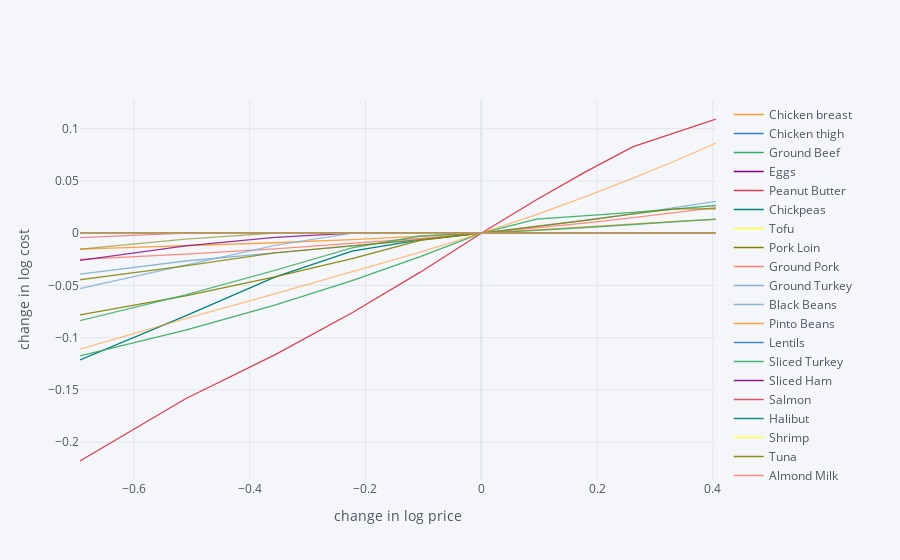

The code cell stored with this chart in its notebook:
### Markdown cell above
### Safeway
We find that at Safeway, Peanut butter is sensitive to price across the board, while romaine lettuce is sensitive to increases and sliced turkey is sensitive to decreases.

### Code cell
#safeway

scale = [.5,.6,.7,.8,.9,1.,1.1,1.2,1.3,1.4,1.5]

cost0 = solve_subsistence_problem(FoodNutrients,prices_sw,diet_min[group],diet_max[group],tol=tol).fun

Price_response={}
for s in scale:
    cost = {}
    for i,p in enumerate(prices_sw):
        my_p = prices_sw.copy()
        my_p[i] = p*s
        result = solve_subsistence_problem(FoodNutrients,my_p,diet_min[group],diet_max[group],tol=tol)
        cost[prices_sw.index[i]] = np.log(result.fun/cost0)
    Price_response[np.log(s)] = cost

Price_response = pd.DataFrame(Price_response).T
Price_response.iplot(xTitle='change in log price',yTitle='change in log cost')

### Figure 1 — Plotly figure (JSON) as saved in the notebook; plotly's stock layout.template omitted (floating-point values rounded to 4 significant figures)
{"data": [{"line": {"color": "rgba(255, 153, 51, 1.0)", "dash": "solid", "shape": "linear", "width": 1.3}, "mode": "lines", "name": "Chicken breast", "text": "", "type": "scatter", "x": [-0.6931, -0.5108, -0.3567, -0.2231, -0.1054, 0, 0.09531, 0.1823, 0.2624, 0.3365, 0.4055], "y": [-1.208e-09, -1.308e-09, 1.169e-07, 1.059e-08, 3.099e-09, 0, -7.673e-10, -1.215e-09, -1.465e-09, 3.278e-06, 2.585e-06]}, {"line": {"color": "rgba(55, 128, 191, 1.0)", "dash": "solid", "shape": "linear", "width": 1.3}, "mode": "lines", "name": "Chicken thigh", "text": "", "type": "scatter", "x": [-0.6931, -0.5108, -0.3567, -0.2231, -0.1054, 0, 0.09531, 0.1823, 0.2624, 0.3365, 0.4055], "y": [3.39e-09, 6.964e-09, 4.059e-09, 1.289e-09, 5.736e-10, 0, -3.472e-10, -3.938e-10, 8.49e-10, 8.813e-09, 1.166e-07]}, {"line": {"color": "rgba(50, 171, 96, 1.0)", "dash": "solid", "shape": "linear", "width": 1.3}, "mode": "lines", "name": "Ground Beef", "text": "", "type": "scatter", "x": [-0.6931, -0.5108, -0.3567, -0.2231, -0.1054, 0, 0.09531, 0.1823, 0.2624, 0.3365, 0.4055], "y": [-1.206e-09, 1.081e-07, 1.401e-08, 5.467e-09, 6.788e-10, 0, -5.048e-10, -8.485e-10, -9.001e-10, 3.261e-10, 2.25e-09]}, {"line": {"color": "rgba(128, 0, 128, 1.0)", "dash": "solid", "shape": "linear", "width": 1.3}, "mode": "lines", "name": "Eggs", "text": "", "type": "scatter", "x": [-0.6931, -0.5108, -0.3567, -0.2231, -0.1054, 0, 0.09531, 0.1823, 0.2624, 0.3365, 0.4055], "y": [4.783e-08, -1.286e-09, -1.215e-09, 1.176e-07, 5.872e-09, 0, -7.864e-10, -1.085e-09, -8.707e-10, -3.622e-10, 5.926e-09]}, {"line": {"color": "rgba(219, 64, 82, 1.0)", "dash": "solid", "shape": "linear", "width": 1.3}, "mode": "lines", "name": "Peanut Butter", "text": "", "type": "scatter", "x": [-0.6931, -0.5108, -0.3567, -0.2231, -0.1054, 0, 0.09531, 0.1823, 0.2624, 0.3365, 0.4055], "y": [-0.218, -0.1585, -0.1164, -0.0761, -0.03732, 0, 0.03203, 0.05934, 0.08276, 0.09659, 0.1093]}, {"line": {"color": "rgba(0, 128, 128, 1.0)", "dash": "solid", "shape": "linear", "width": 1.3}, "mode": "lines", "name": "Chickpeas", "text": "", "type": "scatter", "x": [-0.6931, -0.5108, -0.3567, -0.2231, -0.1054, 0, 0.09531, 0.1823, 0.2624, 0.3365, 0.4055], "y": [-0.1213, -0.07919, -0.04197, -0.01709, -0.006308, 0, 8.26e-08, 1.066e-07, 1.038e-08, 1.262e-07, 1.108e-07]}, {"line": {"color": "rgba(255, 255, 51, 1.0)", "dash": "solid", "shape": "linear", "width": 1.3}, "mode": "lines", "name": "Tofu", "text": "", "type": "scatter", "x": [-0.6931, -0.5108, -0.3567, -0.2231, -0.1054, 0, 0.09531, 0.1823, 0.2624, 0.3365, 0.4055], "y": [5.863e-10, 1.778e-08, 9.449e-08, 4.749e-08, 1.849e-08, 0, 3.369e-10, -1.503e-09, 5.581e-08, 1.463e-08, 2.667e-08]}, {"line": {"color": "rgba(128, 128, 0, 1.0)", "dash": "solid", "shape": "linear", "width": 1.3}, "mode": "lines", "name": "Pork Loin", "text": "", "type": "scatter", "x": [-0.6931, -0.5108, -0.3567, -0.2231, -0.1054, 0, 0.09531, 0.1823, 0.2624, 0.3365, 0.4055], "y": [0, 0, 0, 0, 0, 0, 0, 0, 0, 0, 0]}, {"line": {"color": "rgba(251, 128, 114, 1.0)", "dash": "solid", "shape": "linear", "width": 1.3}, "mode": "lines", "name": "Ground Pork", "text": "", "type": "scatter", "x": [-0.6931, -0.5108, -0.3567, -0.2231, -0.1054, 0, 0.09531, 0.1823, 0.2624, 0.3365, 0.4055], "y": [1.16e-07, 1.087e-08, 6.61e-09, 3.001e-09, 6.694e-10, 0, -5.444e-10, -9.373e-10, -1.138e-09, -1.033e-09, 5.921e-10]}, {"line": {"color": "rgba(128, 177, 211, 1.0)", "dash": "solid", "shape": "linear", "width": 1.3}, "mode": "lines", "name": "Ground Turkey", "text": "", "type": "scatter", "x": [-0.6931, -0.5108, -0.3567, -0.2231, -0.1054, 0, 0.09531, 0.1823, 0.2624, 0.3365, 0.4055], "y": [2.839e-08, -3.101e-10, 1.501e-08, 8.443e-09, 2.592e-09, 0, -9.449e-10, -1.572e-09, 1.958e-08, -1.276e-09, -9.052e-10]}, {"line": {"color": "rgba(128, 177, 211, 0.8999999999999999)", "dash": "solid", "shape": "linear", "width": 1.3}, "mode": "lines", "name": "Black Beans", "text": "", "type": "scatter", "x": [-0.6931, -0.5108, -0.3567, -0.2231, -0.1054, 0, 0.09531, 0.1823, 0.2624, 0.3365, 0.4055], "y": [-0.0392, -0.02664, -0.0189, -0.01256, -0.00626, 0, 0.006221, 0.0124, 0.01855, 0.02466, 0.03049]}, {"line": {"color": "rgba(255, 153, 51, 0.8999999999999999)", "dash": "solid", "shape": "linear", "width": 1.3}, "mode": "lines", "name": "Pinto Beans", "text": "", "type": "scatter", "x": [-0.6931, -0.5108, -0.3567, -0.2231, -0.1054, 0, 0.09531, 0.1823, 0.2624, 0.3365, 0.4055], "y": [-0.0153, -0.01222, -0.009149, -0.00609, -0.003041, 0, 0.003031, 0.006053, 0.009067, 0.0113, 0.01313]}, {"line": {"color": "rgba(55, 128, 191, 0.8999999999999999)", "dash": "solid", "shape": "linear", "width": 1.3}, "mode": "lines", "name": "Lentils", "text": "", "type": "scatter", "x": [-0.6931, -0.5108, -0.3567, -0.2231, -0.1054, 0, 0.09531, 0.1823, 0.2624, 0.3365, 0.4055], "y": [4.664e-08, -1.211e-09, 1.091e-07, 1.121e-08, 2.416e-09, 0, -3.634e-10, -4.337e-10, -2.329e-10, 2.864e-10, 9.265e-10]}, {"line": {"color": "rgba(50, 171, 96, 0.8999999999999999)", "dash": "solid", "shape": "linear", "width": 1.3}, "mode": "lines", "name": "Sliced Turkey", "text": "", "type": "scatter", "x": [-0.6931, -0.5108, -0.3567, -0.2231, -0.1054, 0, 0.09531, 0.1823, 0.2624, 0.3365, 0.4055], "y": [-0.1175, -0.09284, -0.06881, -0.04534, -0.02241, 0, 0.01345, 0.01673, 0.01999, 0.02325, 0.02649]}, {"line": {"color": "rgba(128, 0, 128, 0.8999999999999999)", "dash": "solid", "shape": "linear", "width": 1.3}, "mode": "lines", "name": "Sliced Ham", "text": "", "type": "scatter", "x": [-0.6931, -0.5108, -0.3567, -0.2231, -0.1054, 0, 0.09531, 0.1823, 0.2624, 0.3365, 0.4055], "y": [5.143e-08, 1.28e-08, -1.407e-09, 2.199e-09, 5.288e-10, 0, 3.246e-09, 1.114e-07, 4.793e-08, 1.097e-07, -1.252e-09]}, {"line": {"color": "rgba(219, 64, 82, 0.8999999999999999)", "dash": "solid", "shape": "linear", "width": 1.3}, "mode": "lines", "name": "Salmon", "text": "", "type": "scatter", "x": [-0.6931, -0.5108, -0.3567, -0.2231, -0.1054, 0, 0.09531, 0.1823, 0.2624, 0.3365, 0.4055], "y": [4.55e-09, 1.184e-07, 9.399e-09, 5.594e-09, 1.489e-09, 0, -1.008e-09, -1.519e-09, -8.293e-10, -1.326e-09, 4.45e-08]}, {"line": {"color": "rgba(0, 128, 128, 0.8999999999999999)", "dash": "solid", "shape": "linear", "width": 1.3}, "mode": "lines", "name": "Halibut", "text": "", "type": "scatter", "x": [-0.6931, -0.5108, -0.3567, -0.2231, -0.1054, 0, 0.09531, 0.1823, 0.2624, 0.3365, 0.4055], "y": [7.004e-09, 4.682e-08, 9.891e-07, 3.745e-08, 4.058e-09, 0, -1.263e-09, -1.307e-09, 3.443e-08, 9.078e-08, -1.369e-09]}, {"line": {"color": "rgba(255, 255, 51, 0.8999999999999999)", "dash": "solid", "shape": "linear", "width": 1.3}, "mode": "lines", "name": "Shrimp", "text": "", "type": "scatter", "x": [-0.6931, -0.5108, -0.3567, -0.2231, -0.1054, 0, 0.09531, 0.1823, 0.2624, 0.3365, 0.4055], "y": [5.003e-08, 5.201e-08, 4.863e-08, 3.985e-08, 1.06e-09, 0, 7.104e-09, -1.207e-09, 4.615e-08, 1.047e-07, -1.241e-09]}, {"line": {"color": "rgba(128, 128, 0, 0.8999999999999999)", "dash": "solid", "shape": "linear", "width": 1.3}, "mode": "lines", "name": "Tuna", "text": "", "type": "scatter", "x": [-0.6931, -0.5108, -0.3567, -0.2231, -0.1054, 0, 0.09531, 0.1823, 0.2624, 0.3365, 0.4055], "y": [-0.07823, -0.05991, -0.04193, -0.02426, -0.006896, 0, -3.656e-10, -5.182e-10, -5.616e-10, -5.359e-10, -3.939e-10]}, {"line": {"color": "rgba(251, 128, 114, 0.8999999999999999)", "dash": "solid", "shape": "linear", "width": 1.3}, "mode": "lines", "name": "Almond Milk", "text": "", "type": "scatter", "x": [-0.6931, -0.5108, -0.3567, -0.2231, -0.1054, 0, 0.09531, 0.1823, 0.2624, 0.3365, 0.4055], "y": [-0.02515, -0.02007, -0.01501, -0.009984, -0.004979, 0, 0.004955, 0.009885, 0.01479, 0.01967, 0.02453]}, {"line": {"color": "rgba(251, 128, 114, 0.7999999999999998)", "dash": "solid", "shape": "linear", "width": 1.3}, "mode": "lines", "name": "2% milk", "text": "", "type": "scatter", "x": [-0.6931, -0.5108, -0.3567, -0.2231, -0.1054, 0, 0.09531, 0.1823, 0.2624, 0.3365, 0.4055], "y": [8.956e-09, 7.923e-11, -5.493e-10, -6.715e-10, -4.632e-10, 0, 1.238e-09, 5.466e-09, 1.11e-08, 1.177e-07, -1.355e-09]}, {"line": {"color": "rgba(128, 177, 211, 0.7999999999999998)", "dash": "solid", "shape": "linear", "width": 1.3}, "mode": "lines", "name": "Cheddar cheese", "text": "", "type": "scatter", "x": [-0.6931, -0.5108, -0.3567, -0.2231, -0.1054, 0, 0.09531, 0.1823, 0.2624, 0.3365, 0.4055], "y": [-0.05298, -0.0308, -0.01174, 1.105e-07, -5.652e-10, 0, 1.313e-08, -1.285e-09, 7.419e-08, 5.133e-08, 7.519e-08]}, {"line": {"color": "rgba(255, 153, 51, 0.7999999999999998)", "dash": "solid", "shape": "linear", "width": 1.3}, "mode": "lines", "name": "Unsalted butter", "text": "", "type": "scatter", "x": [-0.6931, -0.5108, -0.3567, -0.2231, -0.1054, 0, 0.09531, 0.1823, 0.2624, 0.3365, 0.4055], "y": [4.373e-08, 4.718e-08, -1.202e-09, 1.178e-07, 6.109e-09, 0, -1.223e-09, 3.167e-08, -1.492e-09, -9.717e-10, -2.579e-10]}, {"line": {"color": "rgba(55, 128, 191, 0.7999999999999998)", "dash": "solid", "shape": "linear", "width": 1.3}, "mode": "lines", "name": "Greek yogurt", "text": "", "type": "scatter", "x": [-0.6931, -0.5108, -0.3567, -0.2231, -0.1054, 0, 0.09531, 0.1823, 0.2624, 0.3365, 0.4055], "y": [3.652e-06, 5.209e-08, 1.399e-08, 4.596e-09, 7.638e-10, 0, 2.409e-09, 1.171e-07, -1.23e-09, 4.65e-08, 1.104e-07]}, {"line": {"color": "rgba(50, 171, 96, 0.7999999999999998)", "dash": "solid", "shape": "linear", "width": 1.3}, "mode": "lines", "name": "Oat Milk", "text": "", "type": "scatter", "x": [-0.6931, -0.5108, -0.3567, -0.2231, -0.1054, 0, 0.09531, 0.1823, 0.2624, 0.3365, 0.4055], "y": [-0.08372, -0.05895, -0.03568, -0.01414, -0.002722, 0, 0.002714, 0.005421, 0.008121, 0.01081, 0.0135]}, {"line": {"color": "rgba(128, 0, 128, 0.7999999999999998)", "dash": "solid", "shape": "linear", "width": 1.3}, "mode": "lines", "name": "Wheat Cereal", "text": "", "type": "scatter", "x": [-0.6931, -0.5108, -0.3567, -0.2231, -0.1054, 0, 0.09531, 0.1823, 0.2624, 0.3365, 0.4055], "y": [-0.02609, -0.01219, -0.004039, -1.227e-09, 1.068e-08, 0, -3.855e-10, -4.627e-10, 1.991e-08, 5.017e-08, 4.78e-08]}, {"line": {"color": "rgba(219, 64, 82, 0.7999999999999998)", "dash": "solid", "shape": "linear", "width": 1.3}, "mode": "lines", "name": "Granola", "text": "", "type": "scatter", "x": [-0.6931, -0.5108, -0.3567, -0.2231, -0.1054, 0, 0.09531, 0.1823, 0.2624, 0.3365, 0.4055], "y": [1.179e-07, 6.624e-09, 9.325e-09, 4.777e-09, 9.177e-10, 0, -5.869e-10, -4.704e-10, 8.139e-09, 2.514e-09, 4.93e-08]}, {"line": {"color": "rgba(0, 128, 128, 0.7999999999999998)", "dash": "solid", "shape": "linear", "width": 1.3}, "mode": "lines", "name": "Brown Rice", "text": "", "type": "scatter", "x": [-0.6931, -0.5108, -0.3567, -0.2231, -0.1054, 0, 0.09531, 0.1823, 0.2624, 0.3365, 0.4055], "y": [-1.207e-09, -1.556e-09, 1.176e-07, 1.063e-08, 3.206e-09, 0, -8.286e-10, -1.317e-09, -1.573e-09, 2.453e-06, 2.548e-06]}, {"line": {"color": "rgba(255, 255, 51, 0.7999999999999998)", "dash": "solid", "shape": "linear", "width": 1.3}, "mode": "lines", "name": "Jasmine Rice", "text": "", "type": "scatter", "x": [-0.6931, -0.5108, -0.3567, -0.2231, -0.1054, 0, 0.09531, 0.1823, 0.2624, 0.3365, 0.4055], "y": [1.186e-09, 1.153e-08, 8.011e-09, 4.748e-09, 1.006e-09, 0, -8.765e-10, -1.551e-09, -1.704e-09, -6.4e-10, 1.249e-09]}, {"line": {"color": "rgba(128, 128, 0, 0.7999999999999998)", "dash": "solid", "shape": "linear", "width": 1.3}, "mode": "lines", "name": "Potatoes", "text": "", "type": "scatter", "x": [-0.6931, -0.5108, -0.3567, -0.2231, -0.1054, 0, 0.09531, 0.1823, 0.2624, 0.3365, 0.4055], "y": [-0.04457, -0.03133, -0.01886, -0.01254, -0.006248, 0, 0.006209, 0.01238, 0.01851, 0.02327, 0.02327]}, {"line": {"color": "rgba(128, 128, 0, 0.7)", "dash": "solid", "shape": "linear", "width": 1.3}, "mode": "lines", "name": "Bananas", "text": "", "type": "scatter", "x": [-0.6931, -0.5108, -0.3567, -0.2231, -0.1054, 0, 0.09531, 0.1823, 0.2624, 0.3365, 0.4055], "y": [1.032e-09, 4.287e-09, -1.051e-09, 1.442e-07, 1.658e-08, 0, 5.025e-08, 5e-08, 5.045e-08, 5.142e-08, 5.256e-08]}, {"line": {"color": "rgba(251, 128, 114, 0.7)", "dash": "solid", "shape": "linear", "width": 1.3}, "mode": "lines", "name": "Apples", "text": "", "type": "scatter", "x": [-0.6931, -0.5108, -0.3567, -0.2231, -0.1054, 0, 0.09531, 0.1823, 0.2624, 0.3365, 0.4055], "y": [4.985e-07, 1.67e-07, 7.14e-08, 2.462e-06, 2.127e-08, 0, 4.662e-08, 1.084e-07, 1.168e-07, 4.995e-08, 8.813e-08]}, {"line": {"color": "rgba(128, 177, 211, 0.7)", "dash": "solid", "shape": "linear", "width": 1.3}, "mode": "lines", "name": "Avocados", "text": "", "type": "scatter", "x": [-0.6931, -0.5108, -0.3567, -0.2231, -0.1054, 0, 0.09531, 0.1823, 0.2624, 0.3365, 0.4055], "y": [1.822e-07, 1.208e-07, 8.971e-08, 2.851e-08, 2.082e-08, 0, 2.11e-06, 1.013e-06, -1.562e-09, -1.28e-10, -1.282e-09]}, {"line": {"color": "rgba(255, 153, 51, 0.7)", "dash": "solid", "shape": "linear", "width": 1.3}, "mode": "lines", "name": "Blue Berries", "text": "", "type": "scatter", "x": [-0.6931, -0.5108, -0.3567, -0.2231, -0.1054, 0, 0.09531, 0.1823, 0.2624, 0.3365, 0.4055], "y": [6.848e-08, 5.355e-08, 1.942e-08, 3.094e-09, 2.245e-10, 0, 5.982e-09, 1.072e-07, 1.76e-09, 3.459e-08, 1.495e-08]}, {"line": {"color": "rgba(55, 128, 191, 0.7)", "dash": "solid", "shape": "linear", "width": 1.3}, "mode": "lines", "name": "Tomatoes", "text": "", "type": "scatter", "x": [-0.6931, -0.5108, -0.3567, -0.2231, -0.1054, 0, 0.09531, 0.1823, 0.2624, 0.3365, 0.4055], "y": [6.812e-08, 1.509e-07, 6.473e-08, 5.002e-08, -1.496e-09, 0, 4.822e-08, 3.107e-08, -1.367e-09, 9.521e-08, -1.214e-09]}, {"line": {"color": "rgba(50, 171, 96, 0.7)", "dash": "solid", "shape": "linear", "width": 1.3}, "mode": "lines", "name": "Kale", "text": "", "type": "scatter", "x": [-0.6931, -0.5108, -0.3567, -0.2231, -0.1054, 0, 0.09531, 0.1823, 0.2624, 0.3365, 0.4055], "y": [5.692e-09, 8.708e-10, 4.603e-08, 4.871e-09, 3.594e-09, 0, -1.136e-09, 2.145e-07, -1.42e-09, -1.1e-09, -8.013e-10]}, {"line": {"color": "rgba(128, 0, 128, 0.7)", "dash": "solid", "shape": "linear", "width": 1.3}, "mode": "lines", "name": "Garlic", "text": "", "type": "scatter", "x": [-0.6931, -0.5108, -0.3567, -0.2231, -0.1054, 0, 0.09531, 0.1823, 0.2624, 0.3365, 0.4055], "y": [7.675e-09, 2.776e-06, 3.666e-11, -1.06e-09, -1.54e-09, 0, -1.402e-09, 9.536e-08, 5.161e-08, 4.768e-08, 2.065e-08]}, {"line": {"color": "rgba(219, 64, 82, 0.7)", "dash": "solid", "shape": "linear", "width": 1.3}, "mode": "lines", "name": "Red Onion", "text": "", "type": "scatter", "x": [-0.6931, -0.5108, -0.3567, -0.2231, -0.1054, 0, 0.09531, 0.1823, 0.2624, 0.3365, 0.4055], "y": [-1.288e-09, 1.089e-07, 4.754e-08, -1.207e-09, 8.838e-09, 0, -1.72e-10, 5.558e-10, -1.488e-09, 1.501e-08, 3.416e-08]}, {"line": {"color": "rgba(0, 128, 128, 0.7)", "dash": "solid", "shape": "linear", "width": 1.3}, "mode": "lines", "name": "Yellow Onion", "text": "", "type": "scatter", "x": [-0.6931, -0.5108, -0.3567, -0.2231, -0.1054, 0, 0.09531, 0.1823, 0.2624, 0.3365, 0.4055], "y": [4.707e-08, 1.131e-07, -1.298e-09, 1.498e-08, 3.165e-09, 0, -2.675e-10, -1.525e-10, 4.15e-10, 2.048e-09, 4.507e-08]}, {"line": {"color": "rgba(255, 255, 51, 0.7)", "dash": "solid", "shape": "linear", "width": 1.3}, "mode": "lines", "name": "White Onion", "text": "", "type": "scatter", "x": [-0.6931, -0.5108, -0.3567, -0.2231, -0.1054, 0, 0.09531, 0.1823, 0.2624, 0.3365, 0.4055], "y": [9.71e-08, 4.556e-08, -1.219e-09, -7.989e-10, 3.481e-09, 0, -4.452e-10, -7.038e-10, -8.917e-10, -9.801e-10, -1.278e-09]}, {"line": {"color": "rgba(255, 255, 51, 0.5999999999999999)", "dash": "solid", "shape": "linear", "width": 1.3}, "mode": "lines", "name": "Cauliflower", "text": "", "type": "scatter", "x": [-0.6931, -0.5108, -0.3567, -0.2231, -0.1054, 0, 0.09531, 0.1823, 0.2624, 0.3365, 0.4055], "y": [1.658e-08, 4.235e-08, 9.587e-09, -1.285e-09, 2.932e-06, 0, -5.211e-10, -7.917e-10, -2.008e-10, -1.396e-09, 3.502e-08]}, {"line": {"color": "rgba(128, 128, 0, 0.5999999999999999)", "dash": "solid", "shape": "linear", "width": 1.3}, "mode": "lines", "name": "Broccoli", "text": "", "type": "scatter", "x": [-0.6931, -0.5108, -0.3567, -0.2231, -0.1054, 0, 0.09531, 0.1823, 0.2624, 0.3365, 0.4055], "y": [-0.01522, -0.005611, 5.808e-10, 8.85e-10, 8.549e-09, 0, 3.226e-08, 1.926e-08, -1.044e-09, 1.82e-08, 2.169e-08]}, {"line": {"color": "rgba(251, 128, 114, 0.5999999999999999)", "dash": "solid", "shape": "linear", "width": 1.3}, "mode": "lines", "name": "Carrots", "text": "", "type": "scatter", "x": [-0.6931, -0.5108, -0.3567, -0.2231, -0.1054, 0, 0.09531, 0.1823, 0.2624, 0.3365, 0.4055], "y": [2.583e-06, 4.914e-08, 1.408e-06, -9.88e-10, -9.529e-10, 0, 1.69e-08, -1.206e-09, 1.842e-08, 4.426e-08, -1.21e-09]}, {"line": {"color": "rgba(128, 177, 211, 0.5999999999999999)", "dash": "solid", "shape": "linear", "width": 1.3}, "mode": "lines", "name": "Sweet Potatoes", "text": "", "type": "scatter", "x": [-0.6931, -0.5108, -0.3567, -0.2231, -0.1054, 0, 0.09531, 0.1823, 0.2624, 0.3365, 0.4055], "y": [9.23e-07, 4.353e-09, 4.774e-09, 1.591e-09, 5.793e-10, 0, -4.38e-10, -7.847e-10, -1.08e-09, -1.344e-09, -1.569e-09]}, {"line": {"color": "rgba(255, 153, 51, 0.5999999999999999)", "dash": "solid", "shape": "linear", "width": 1.3}, "mode": "lines", "name": "Romaine Lettuce", "text": "", "type": "scatter", "x": [-0.6931, -0.5108, -0.3567, -0.2231, -0.1054, 0, 0.09531, 0.1823, 0.2624, 0.3365, 0.4055], "y": [-0.111, -0.08177, -0.05798, -0.03668, -0.01817, 0, 0.01785, 0.03538, 0.05262, 0.06956, 0.08622]}, {"line": {"color": "rgba(55, 128, 191, 0.5999999999999999)", "dash": "solid", "shape": "linear", "width": 1.3}, "mode": "lines", "name": "Spinach", "text": "", "type": "scatter", "x": [-0.6931, -0.5108, -0.3567, -0.2231, -0.1054, 0, 0.09531, 0.1823, 0.2624, 0.3365, 0.4055], "y": [-6.276e-10, -9.662e-10, -1.398e-09, 7.102e-07, -1.542e-09, 0, 1.688e-09, 2.161e-08, 4.861e-08, 3.941e-08, 2.324e-09]}, {"line": {"color": "rgba(50, 171, 96, 0.5999999999999999)", "dash": "solid", "shape": "linear", "width": 1.3}, "mode": "lines", "name": "Cucumbers", "text": "", "type": "scatter", "x": [-0.6931, -0.5108, -0.3567, -0.2231, -0.1054, 0, 0.09531, 0.1823, 0.2624, 0.3365, 0.4055], "y": [2.122e-08, 1.673e-08, 4.928e-08, 1.52e-08, -2.703e-10, 0, 4.801e-07, 1.414e-08, 1.276e-09, -1.367e-09, 1.545e-08]}, {"line": {"color": "rgba(128, 0, 128, 0.5999999999999999)", "dash": "solid", "shape": "linear", "width": 1.3}, "mode": "lines", "name": "Cremini Mushrooms", "text": "", "type": "scatter", "x": [-0.6931, -0.5108, -0.3567, -0.2231, -0.1054, 0, 0.09531, 0.1823, 0.2624, 0.3365, 0.4055], "y": [4.851e-09, 1.404e-08, 8.35e-09, -1.587e-09, 2.505e-08, 0, 3.145e-08, 8.697e-08, -8.752e-10, 1.045e-08, 2.072e-06]}, {"line": {"color": "rgba(219, 64, 82, 0.5999999999999999)", "dash": "solid", "shape": "linear", "width": 1.3}, "mode": "lines", "name": "Jalepenos", "text": "", "type": "scatter", "x": [-0.6931, -0.5108, -0.3567, -0.2231, -0.1054, 0, 0.09531, 0.1823, 0.2624, 0.3365, 0.4055], "y": [-0.004238, 2.014e-08, -1.4e-09, 1.725e-08, 1.306e-08, 0, 5.587e-08, 5.862e-08, -1.407e-09, -2.627e-10, 1.637e-10]}, {"line": {"color": "rgba(0, 128, 128, 0.5999999999999999)", "dash": "solid", "shape": "linear", "width": 1.3}, "mode": "lines", "name": "Olive Oil", "text": "", "type": "scatter", "x": [-0.6931, -0.5108, -0.3567, -0.2231, -0.1054, 0, 0.09531, 0.1823, 0.2624, 0.3365, 0.4055], "y": [1.084e-07, 4.553e-08, 1.096e-07, -1.546e-09, 8.555e-09, 0, -9.251e-10, -1.296e-09, -1.103e-09, -8.662e-10, 5.129e-08]}, {"line": {"color": "rgba(0, 128, 128, 0.49999999999999983)", "dash": "solid", "shape": "linear", "width": 1.3}, "mode": "lines", "name": "Vegetable Oil", "text": "", "type": "scatter", "x": [-0.6931, -0.5108, -0.3567, -0.2231, -0.1054, 0, 0.09531, 0.1823, 0.2624, 0.3365, 0.4055], "y": [4.669e-08, 1.046e-07, -1.222e-09, 5.599e-10, 5.414e-09, 0, -7.859e-10, -1.136e-09, -1.149e-09, -8.785e-10, 2.779e-07]}, {"line": {"color": "rgba(255, 255, 51, 0.49999999999999983)", "dash": "solid", "shape": "linear", "width": 1.3}, "mode": "lines", "name": "Salt", "text": "", "type": "scatter", "x": [-0.6931, -0.5108, -0.3567, -0.2231, -0.1054, 0, 0.09531, 0.1823, 0.2624, 0.3365, 0.4055], "y": [7.937e-09, 5.691e-09, 3.657e-09, 2.055e-09, 8.612e-10, 0, -6.449e-10, -1.155e-09, -1.538e-09, 4.366e-07, -1.466e-09]}, {"line": {"color": "rgba(128, 128, 0, 0.49999999999999983)", "dash": "solid", "shape": "linear", "width": 1.3}, "mode": "lines", "name": "Tomato Sauce", "text": "", "type": "scatter", "x": [-0.6931, -0.5108, -0.3567, -0.2231, -0.1054, 0, 0.09531, 0.1823, 0.2624, 0.3365, 0.4055], "y": [-6.754e-10, 1.416e-08, -1.588e-09, 2.759e-09, 2.12e-07, 0, 1.36e-07, 1.803e-07, -7.438e-10, 8.886e-09, 1.112e-09]}, {"line": {"color": "rgba(251, 128, 114, 0.49999999999999983)", "dash": "solid", "shape": "linear", "width": 1.3}, "mode": "lines", "name": "Sugar", "text": "", "type": "scatter", "x": [-0.6931, -0.5108, -0.3567, -0.2231, -0.1054, 0, 0.09531, 0.1823, 0.2624, 0.3365, 0.4055], "y": [9.977e-09, 7.619e-09, 5.288e-09, 2.636e-09, 6.689e-10, 0, -6.323e-10, -1.185e-09, 3.353e-06, 2.698e-08, -1.284e-09]}, {"line": {"color": "rgba(128, 177, 211, 0.49999999999999983)", "dash": "solid", "shape": "linear", "width": 1.3}, "mode": "lines", "name": "Honey", "text": "", "type": "scatter", "x": [-0.6931, -0.5108, -0.3567, -0.2231, -0.1054, 0, 0.09531, 0.1823, 0.2624, 0.3365, 0.4055], "y": [1.55e-08, -1.237e-09, 4.442e-09, 6.429e-09, 1.738e-09, 0, -7.772e-10, 7.933e-09, -1.217e-09, 2.409e-08, 4.91e-08]}, {"line": {"color": "rgba(255, 153, 51, 0.49999999999999983)", "dash": "solid", "shape": "linear", "width": 1.3}, "mode": "lines", "name": "Bread (white bread)", "text": "", "type": "scatter", "x": [-0.6931, -0.5108, -0.3567, -0.2231, -0.1054, 0, 0.09531, 0.1823, 0.2624, 0.3365, 0.4055], "y": [0, 0, 0, 0, 0, 0, 0, 0, 0, 0, 0]}], "layout": {"legend": {"bgcolor": "#F5F6F9", "font": {"color": "#4D5663"}}, "paper_bgcolor": "#F5F6F9", "plot_bgcolor": "#F5F6F9", "title": {"font": {"color": "#4D5663"}}, "xaxis": {"gridcolor": "#E1E5ED", "showgrid": true, "tickfont": {"color": "#4D5663"}, "title": {"font": {"color": "#4D5663"}, "text": "change in log price"}, "zerolinecolor": "#E1E5ED"}, "yaxis": {"gridcolor": "#E1E5ED", "showgrid": true, "tickfont": {"color": "#4D5663"}, "title": {"font": {"color": "#4D5663"}, "text": "change in log cost"}, "zerolinecolor": "#E1E5ED"}}}
